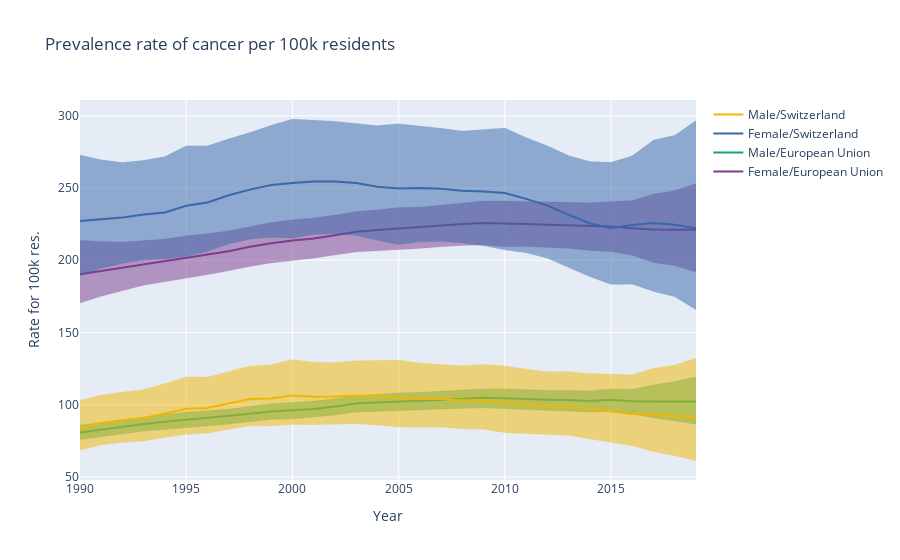

Write notebook code for a chart like this one.
### Markdown cell above
**ANALYSIS 4 : Prevalence (proportion of individuals in a population who have a disease or its sequelae at a specific time) in both the European Union and Switzerland from 1990 to 2019**

### Code cell
fig = go.Figure()
i=0
for location, group_l in data_rate[data_rate.measure_name=='Prevalence'].groupby(['location_name','sex_name','year'])[['val','lower','upper']].mean().reset_index().groupby('location_name'):
    for sex, group_s in group_l.groupby('sex_name'):
        fig.add_trace(go.Scatter(x=group_s['year'], y=group_s['val'], name=f'{sex}/{location}' ,line_color=colors[i],opacity=1))
        fig.add_trace(go.Scatter(x=group_s['year'], y=group_s['lower'], fill=None, mode='lines',hoverinfo='skip',line_color=colors[i],line_width=0.1,showlegend=False))
        fig.add_trace(go.Scatter(x=group_s['year'], y=group_s['upper'], fill='tonexty', mode='lines',hoverinfo='skip',line_color=colors[i],line_width=0.1,showlegend=False))
        i+=1
fig.update_xaxes(title_text="Year")
fig.update_yaxes(title_text="Rate for 100k res.")
fig.update_layout(hovermode='x unified', title='Prevalence rate of cancer per 100k residents')
fig.show()
